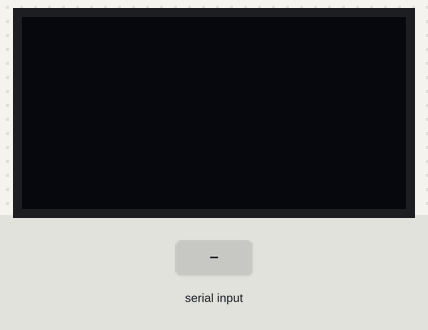
This sketch was run on a simulated Arduino Uno, built with avr-gcc and run on an emulated ATmega328P. On the bench: 128×64 one-colour display. The test bench sets the inputs (shaded band). The OLED is the two-colour kind (top 16 rows yellow).

Above: at 1.2 s.
1.3 s: "1\n" received over Serial
At 3.2 s:
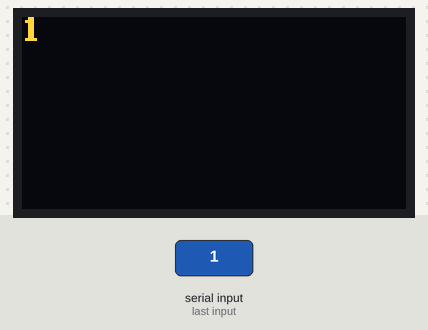
3.8 s: "0\n" received over Serial
At 5.2 s:
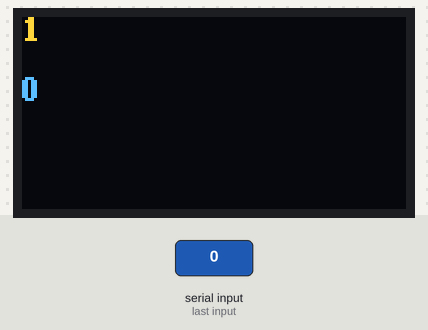
6.3 s: "2\n" received over Serial
At 8.3 s:
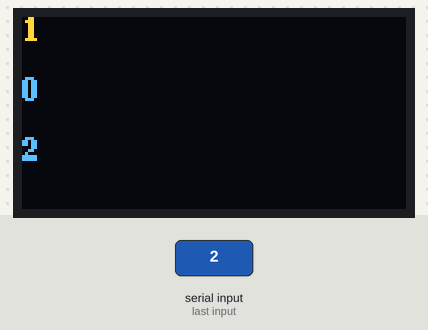
Timing chart, 0 to 9.8 s (numbered marks = the images above; inputs shaded):
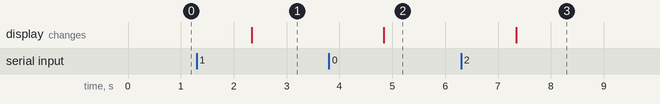

The sketch:

Display.ino
```cpp
#include <Arduino.h>
#include <U8g2lib.h>
#include <SPI.h>
#include <Wire.h>

U8G2_SSD1309_128X64_NONAME0_F_4W_SW_SPI u8g2(U8G2_R0, /* clock=*/ 13, /* data=*/ 11, /* cs=*/ 10, /* dc=*/ 9, /* reset=*/ 8);

// Create a U8g2log object
U8G2LOG u8g2log;

// assume 4x6 font, define width and height
#define U8LOG_WIDTH 20
#define U8LOG_HEIGHT 6

// allocate memory
uint8_t u8log_buffer[U8LOG_WIDTH*U8LOG_HEIGHT];

int displayWidth = 128;
int displayHeight = 64;
String incomingString = "";

void setup(void) {
  Serial.begin(9600);
  u8g2.begin();
  u8g2.setFont(u8g2_font_ncenB08_tr); // choose a suitable font
  u8g2log.begin(u8g2, U8LOG_WIDTH, U8LOG_HEIGHT, u8log_buffer);  // connect to u8g2, assign buffer
  u8g2log.setLineHeightOffset(0); // set extra space between lines in pixel, this can be negative
  u8g2log.setRedrawMode(0);   // 0: Update screen with newline, 1: Update screen for every char
}

void loop(void) {
  if (Serial.available() > 0) {
    // read the incoming byte:
    incomingString = Serial.readString();
    // Print string on the U8g2log window
    // Print a new line, scroll the text window content if required
    // Refresh the screen
    u8g2log.print(incomingString);
    u8g2log.print("\n");
  }
}
```

Measured:
- after the input at 1.3 s, the display: changes after 1.0 s (image 1)
- after the input at 3.8 s, the display: changes after 1.0 s (image 2)
- after the input at 6.3 s, the display: changes after 1.0 s (image 3)
